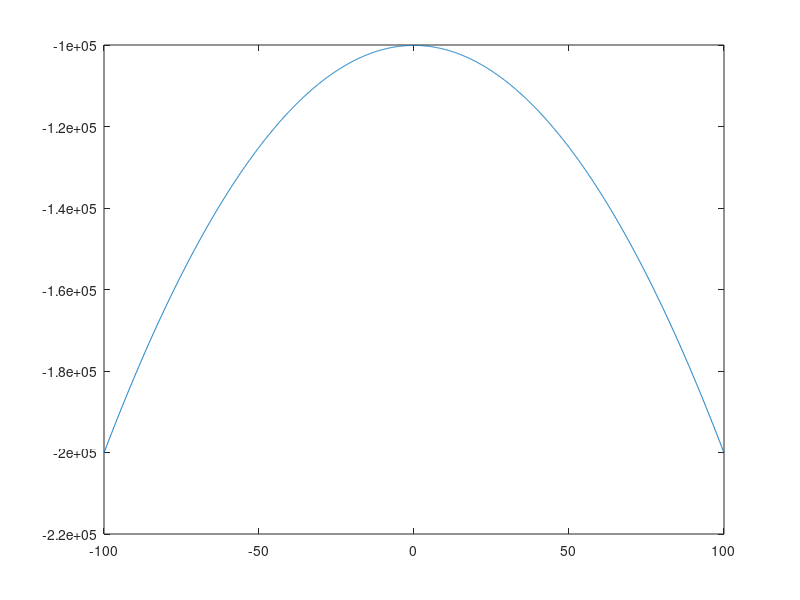

Write the MATLAB code that produced this figure.
% test |softmax(x)| <= |x| begin

function testSoftmaxFuncEq2

    % 初始化变量
    xRange = -100 : 0.1 : 100;
    yRange = zeros(size(xRange));

    for i = 1 : length(xRange)
        x = xRange(i) + xRange;
        y = softmax(x);
        yRange(i) = norm(y, 1) - norm(x, 1);
    end

    plot(xRange, yRange)

    pause;

end

% 定义softmax函数
function y = softmax(x)
    expVal = exp(x);
    sumVal = sum(expVal); % 对所有元素求和
    y = expVal / sumVal;
end

%rst
% |softmax(x)| <= |x| succ, end



